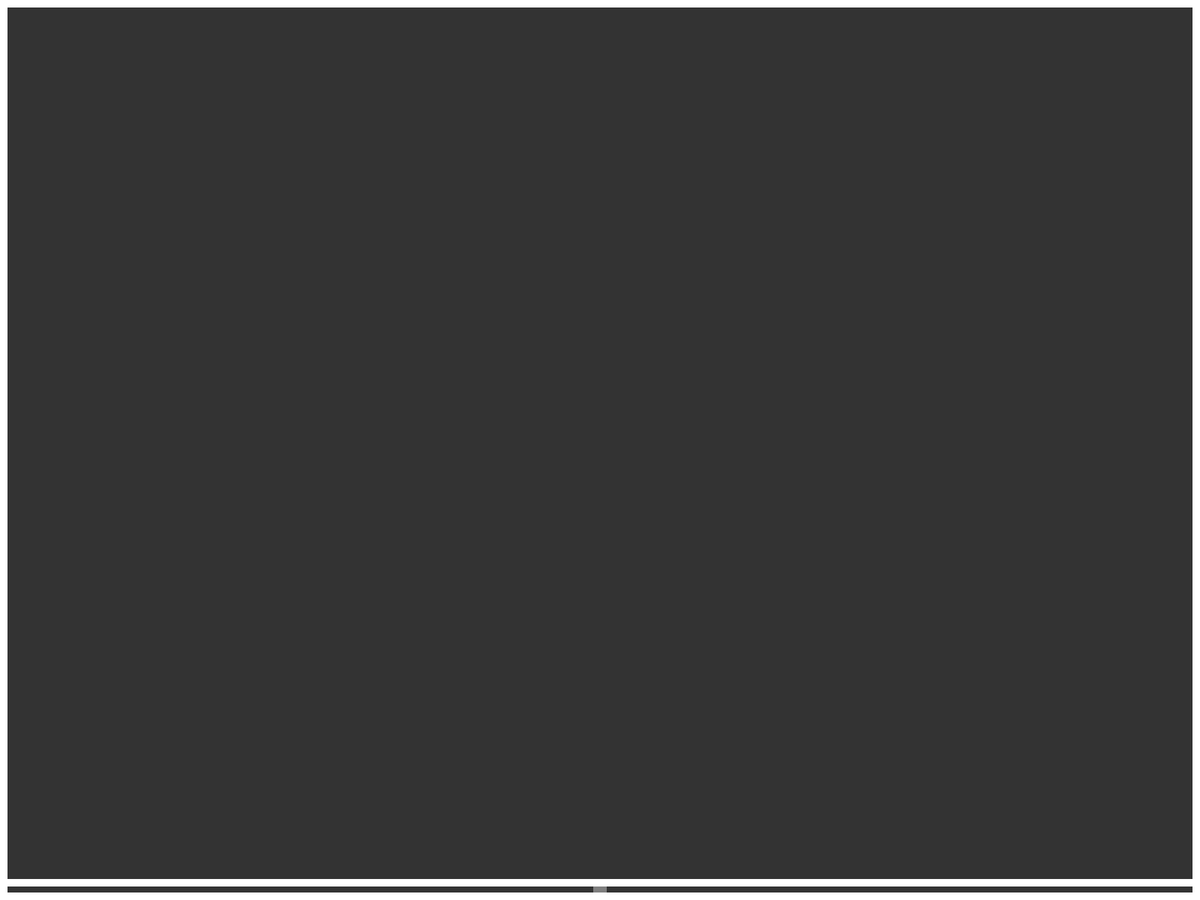
Frame 1 (no input)
Frame 60 (the mouse pressed at the canvas centre just before this capture): identical to frame 1, image omitted
Frame 120 (the mouse held since frame 60 and released just before this capture): identical to frame 1, image omitted

The Processing sketch that drew this single still picture (run headless with seeded random() and noise(); from frame 60 on, the mouse is pressed at the canvas centre):

// Processing sketch: UniverseScale
// ── UniverseScale.pde
final float margin = 10;
final float slider_height = 8;
final color Slider_Color = color(127);
final color Background = color(51);
final color MarginColor = color(255);
final float FrameRate = 60;

float slide = 0;
boolean sliderPressed = false;
void setup(){
  fullScreen();
  frameRate(FrameRate);
  noStroke();
}
void draw(){
  background(Background);
  fill(MarginColor);
  rect(0,0,margin,height);
  rect(width-margin,0,margin,height);
  rect(0,0,width,margin);
  rect(0,height-margin,width,margin);
  rect(0,height-2*margin-slider_height,width,margin);
  fill(Slider_Color);
  rect(width/2-slider_height/2-margin/2+slide,height-margin-slider_height,slider_height+margin,slider_height);
  if(sliderPressed){
    moveSlider();
  }
}
void mousePressed(){
  if(mouseY < height-margin && mouseY > height-margin-slider_height){
    sliderPressed = true;
  }
}
void mouseReleased(){
  sliderPressed = false;
}
void moveSlider(){
  slide = ((slide+width/2)*20 + mouseX)/21 - width/2;
  if(slide+width/2 < margin + slider_height/2 + margin/2){
    slide = margin + slider_height/2 + margin/2 - width/2;
  }
  if(slide+width/2 > width-margin-slider_height/2-margin/2){
    slide = width-margin-slider_height/2-margin/2 - width/2;
  }
}
